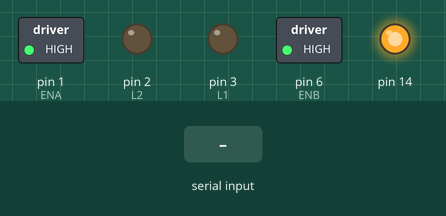
The sketch below on a simulated Arduino Uno, built with avr-gcc and run on an emulated ATmega328P. Parts: switched loads named in the sketch (green lamp = pin HIGH), output pins drawn as LEDs (lit = HIGH). The inputs (shaded band) are chosen by the test bench. Pins used as bus, display or sensor lines are not drawn.

Above: at 1.2 s.
1.3 s: "F" received over the second serial link
At 1.7 s:
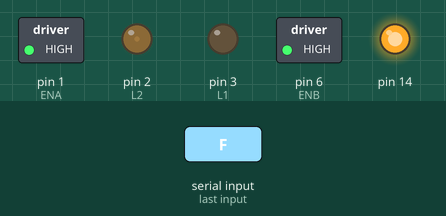
2.8 s: "B" received over the second serial link
At 4.0 s:
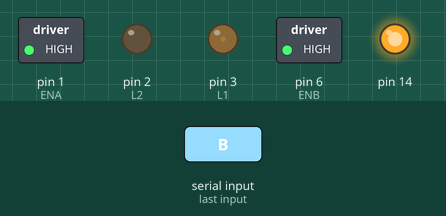
4.3 s: "L" received over the second serial link
At 5.7 s:
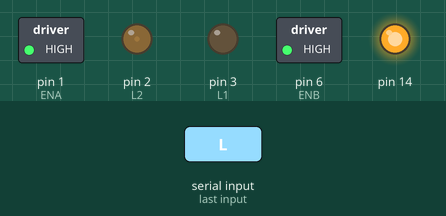
Timing chart, 0 to 7.3 s (numbered marks = the images above; inputs shaded):
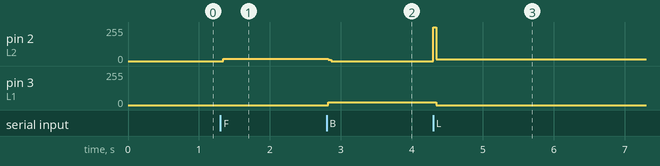

The sketch:

blu_drive.ino
```cpp
const int L1 = 3;
const int L2 = 2;
const int R1 = 4;
const int R2 = 5;

const int ENB = 6;
const int ENA = 1;

#include <SoftwareSerial.h>
#include "motor.h"
#include "move_case.h"

SoftwareSerial BTSerial(10, 11);

char bt_input;
unsigned long _time;

void setup()
{
  pinMode(L1, OUTPUT);
  pinMode(L2, OUTPUT);
  pinMode(R1, OUTPUT);
  pinMode(R2, OUTPUT);

  pinMode(ENA, OUTPUT);
  pinMode(ENB, OUTPUT);
  digitalWrite(ENA, HIGH);
  digitalWrite(ENB, HIGH);

  setup_motor_system(L1,L2, R1, R2);

  _stop();

  BTSerial.begin(9600);

  pinMode(14, OUTPUT);
  digitalWrite(14, 1);

  //Serial.begin(9600);
  _time = micros();

}

void loop()
{
    if (BTSerial.available())
    {
        // Читаем команду и заносим ее в переменную.
        // char преобразует код символа команды в символ.
        bt_input = (char)BTSerial.read();

        // Отправляем команду в порт, чтобы можно было
        // их проверить в "Мониторе порта".
        // Serial.println(bt_input);

        // Вызов функции выбора действия по команде.
        move_case(bt_input);

        _time = micros();
    }

    if ((micros() - _time) > _move_time)
    {
        _stop();
    }

    if ((micros() - _time) >= 500)
    {
        _time = micros();
        move_case(bt_input);
    }
}
```

motor.h
```cpp
// Объявляем переменные для хранения состояния двух моторов.
int motor_L1, motor_L2;
int motor_R1, motor_R2;

// Функция инициализации управления моторами.
void setup_motor_system(int L1, int L2, int R1, int R2)
{
    // Заносятся в переменные номера контактов (пинов) Arduino.
    motor_L1 = L1;
    motor_L2 = L2;

    // Для левых и правых моторов робота.
    motor_R1 = R1;
    motor_R2 = R2;

    // Переводятся указанные порты в состояние вывода данных.
    pinMode(motor_L1, OUTPUT);
    pinMode(motor_L2, OUTPUT);
    pinMode(motor_R1, OUTPUT);
    pinMode(motor_R2, OUTPUT);
}

// Движение вперед.
void forward()
{
    // Если двигатель будет работать не в ту сторону,
    // поменять на нем контакты местами.
    digitalWrite(motor_L1, HIGH);
    digitalWrite(motor_L2, LOW);
    digitalWrite(motor_R1, HIGH);
    digitalWrite(motor_R2, LOW);
}

// Поворот налево с блокировкой левых колес.
void forward_left()
{
    // Блокировка вращения левых колес.
    digitalWrite(motor_L1, LOW);
    digitalWrite(motor_L2, LOW);

    // Правые колеса вращаются.
    digitalWrite(motor_R1, HIGH);
    digitalWrite(motor_R2, LOW);
}

// Поворот направо с блокировкой правых колес.
void forward_right()
{
    // Левые колеса вращаются.
    digitalWrite(motor_L1, HIGH);
    digitalWrite(motor_L2, LOW);

    // Блокировка вращения правых колес.
    digitalWrite(motor_R1, LOW);
    digitalWrite(motor_R2, LOW);
}

// Поворот налево на месте.
void left()
{
    // Левые колеса вращаются назад.
    digitalWrite(motor_L1, LOW);
    digitalWrite(motor_L2, HIGH);

    // Правые колеса вращаются вперед.
    digitalWrite(motor_R1, HIGH);
    digitalWrite(motor_R2, LOW);
}

// Поворот направо на месте.
void right()
{
    // Левые колеса вращаются вперед.
    digitalWrite(motor_L1, HIGH);
    digitalWrite(motor_L2, LOW);

    // Правые колеса вращаются назад.
    digitalWrite(motor_R1, LOW);
    digitalWrite(motor_R2, HIGH);
}

// Включаем движение назад.
void backward()
{
    // Смена направления вращения двигателей.
    digitalWrite(motor_L2, HIGH);
    digitalWrite(motor_L1, LOW);
    digitalWrite(motor_R2, HIGH);
    digitalWrite(motor_R1, LOW);
}

// Включаем движение назад.
void backward_left()
{
    // Смена направления вращения двигателей.
    digitalWrite(motor_L2, LOW);
    digitalWrite(motor_L1, HIGH);
    digitalWrite(motor_R2, HIGH);
    digitalWrite(motor_R1, LOW);
}

// Включаем движение назад.
void backward_right()
{
    // Смена направления вращения двигателей.
    digitalWrite(motor_L2, HIGH);
    digitalWrite(motor_L1, LOW);
    digitalWrite(motor_R2, LOW);
    digitalWrite(motor_R1, HIGH);
}

void _stop()
{
    // Блокировка всех колес.
    digitalWrite(motor_L2, LOW);
    digitalWrite(motor_L1, LOW);
    digitalWrite(motor_R2, LOW);
    digitalWrite(motor_R1, LOW);
}
```

move_case.h
```cpp
// Переменная изменения скорости.
unsigned long _move_time;

// Выбор действий.
void move_case(char bt_input)
{
    switch (bt_input)
    {
        // Вперед.
        case 'F':
            //forward();
            backward();
            break;

        // Назад.
        case 'B':
            forward();
            //backward();
            break;

        // Влево.
        case 'L':
            left();
            break;

        // Вправо.
        case 'R':
            right();
            break;

        // Прямо и влево.
        case 'G':
            forward_left();
            break;

        // Прямо и вправо.
        case 'I':
            forward_right();
            break;

        // Назад и влево.
        case 'H':
            backward_left();
            break;

        // Назад и вправо.
        case 'J':
            backward_right();
            break;

        // Стоп.
        case 'S':
            _stop();
            break;

        // Скорость 0%.
        case '0':
            _move_time = 0;
            break;

        // Скорость 10%.
        case '1':
            _move_time = 50;
            break;

        // Скорость 20%.
        case '2':
            _move_time = 100;
            break;

        // Скорость 30%.
        case '3':
            _move_time = 150;
            break;

        // Скорость 40%.
        case '4':
            _move_time = 200;
            break;

        // Скорость 50%.
        case '5':
            _move_time = 250;
            break;

        // Скорость 60%.
        case '6':
            _move_time = 300;
            break;

        // Скорость 70%.
        case '7':
            _move_time = 350;
            break;

        // Скорость 80%.
        _move_time = 400;
        break;

        // Скорость 90%.
        case '9':
            _move_time = 450;
            break;

        // Скорость 100%.
        case 'q':
            _move_time = 500;
            break;

        case 'X':
            // switch_rejim = 1;
            break;

        case 'x':
            // switch_rejim = 0;
            break;

        case 'D':
            _stop(); // switch_rejim = 0;
            break;
    }
}
```

Measured:
- after the input at 1.3 s, pin 2 (L2): 0/255 → 17/255 at once
- after the input at 2.8 s, pin 2 (L2): 17/255 → 0/255 at once; pin 3 (L1): 0/255 → 19/255 at once
- after the input at 4.3 s, pin 2 (L2): 0/255 → 14/255 at once; pin 3 (L1): 19/255 → 0/255 at once
